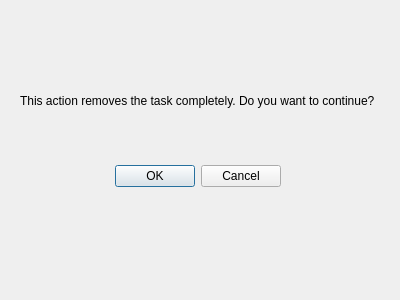
<?xml version="1.0" encoding="UTF-8"?>
<ui version="4.0">
 <class>SureToRemoveTaskWindow</class>
 <widget class="QDialog" name="SureToRemoveTaskWindow">
  <property name="geometry">
   <rect>
    <x>0</x>
    <y>0</y>
    <width>400</width>
    <height>300</height>
   </rect>
  </property>
  <property name="windowTitle">
   <string>Dialog</string>
  </property>
  <widget class="QDialogButtonBox" name="buttonBox">
   <property name="geometry">
    <rect>
     <x>110</x>
     <y>160</y>
     <width>171</width>
     <height>32</height>
    </rect>
   </property>
   <property name="orientation">
    <enum>Qt::Orientation::Horizontal</enum>
   </property>
   <property name="standardButtons">
    <set>QDialogButtonBox::StandardButton::Cancel|QDialogButtonBox::StandardButton::Ok</set>
   </property>
  </widget>
  <widget class="QLabel" name="label">
   <property name="geometry">
    <rect>
     <x>20</x>
     <y>60</y>
     <width>371</width>
     <height>81</height>
    </rect>
   </property>
   <property name="text">
    <string>This action removes the task completely. Do you want to continue?</string>
   </property>
  </widget>
 </widget>
 <resources/>
 <connections>
  <connection>
   <sender>buttonBox</sender>
   <signal>accepted()</signal>
   <receiver>SureToRemoveTaskWindow</receiver>
   <slot>accept()</slot>
   <hints>
    <hint type="sourcelabel">
     <x>248</x>
     <y>254</y>
    </hint>
    <hint type="destinationlabel">
     <x>157</x>
     <y>274</y>
    </hint>
   </hints>
  </connection>
  <connection>
   <sender>buttonBox</sender>
   <signal>rejected()</signal>
   <receiver>SureToRemoveTaskWindow</receiver>
   <slot>reject()</slot>
   <hints>
    <hint type="sourcelabel">
     <x>316</x>
     <y>260</y>
    </hint>
    <hint type="destinationlabel">
     <x>286</x>
     <y>274</y>
    </hint>
   </hints>
  </connection>
 </connections>
</ui>
